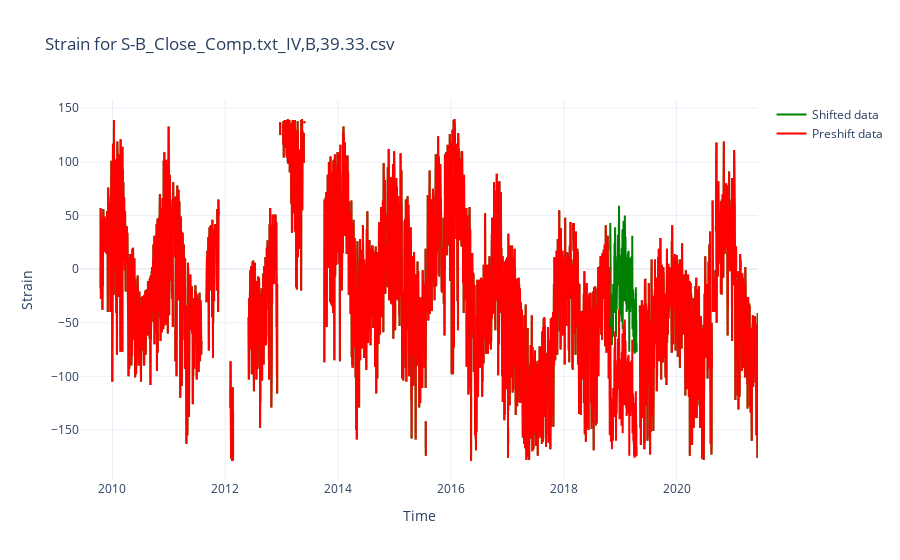

Notebook code cell kept with this figure:
### Code cell
# Add the root project directory to the Python path
project_root = Path.cwd().parent  # This will get the project root since the notebook is in 'notebooks/'
sys.path.append(str(project_root))

from configs.path_config import EXTRACTED_DATA_DIR

base_dir = EXTRACTED_DATA_DIR
file = 'S-B_Close_Comp.txt_IV,B,39.33.csv'
path = Path(base_dir) / 'group_alvbrodel' / file
# path = Path(base_dir) / 'group_alvbrodel_shifted' / file

print(path)

df = pd.read_csv(path, parse_dates=['Time'])

# df = df.iloc[12216:-1]



from src.processing import remove_outliers


df = remove_outliers.clean_zeros_outliers(df)

df_orginal = df.copy()

#Shift sequence here. 
# Define indices
start_idx = 20572  # Start index of the sequence to shift
end_idx = 21620    # End index (inclusive)
reference_idx = 20570  # The point we want to align the start of the sequence to

# Calculate shift amount
shift_value = df.loc[reference_idx, 'Strain'] - df.loc[start_idx, 'Strain']

# Apply shift to the selected sequence
df.loc[start_idx:end_idx, 'Strain'] += shift_value


fig = go.Figure()

# Add traces for the different data series
fig.add_trace(go.Scatter(x=df['Time'], y=df['Strain'], mode='lines', name='Shifted data', line=dict(color='green')))
fig.add_trace(go.Scatter(x=df_orginal['Time'], y=df_orginal['Strain'], mode='lines', name='Preshift data', line=dict(color='red')))


# Add labels
fig.update_layout(
    title=f'Strain for {file}',
    xaxis_title='Time',
    yaxis_title='Strain',
    template='plotly_white'
)


# Show the plot
fig.show()

### Figure 1 — Plotly figure (JSON) as saved in the notebook; plotly's stock layout.template omitted (floating-point values rounded to 4 significant figures; data arrays with more than 128 entries replaced by an {"elided": "..."} marker saying what was removed)
{"data": [{"line": {"color": "green"}, "mode": "lines", "name": "Shifted data", "type": "scatter", "x": {"elided": "26339 str values"}, "y": {"elided": "26339 int values"}}, {"line": {"color": "red"}, "mode": "lines", "name": "Preshift data", "type": "scatter", "x": {"elided": "26339 str values"}, "y": {"elided": "26339 int values"}}], "layout": {"title": {"text": "Strain for S-B_Close_Comp.txt_IV,B,39.33.csv"}, "xaxis": {"title": {"text": "Time"}}, "yaxis": {"title": {"text": "Strain"}}}}
